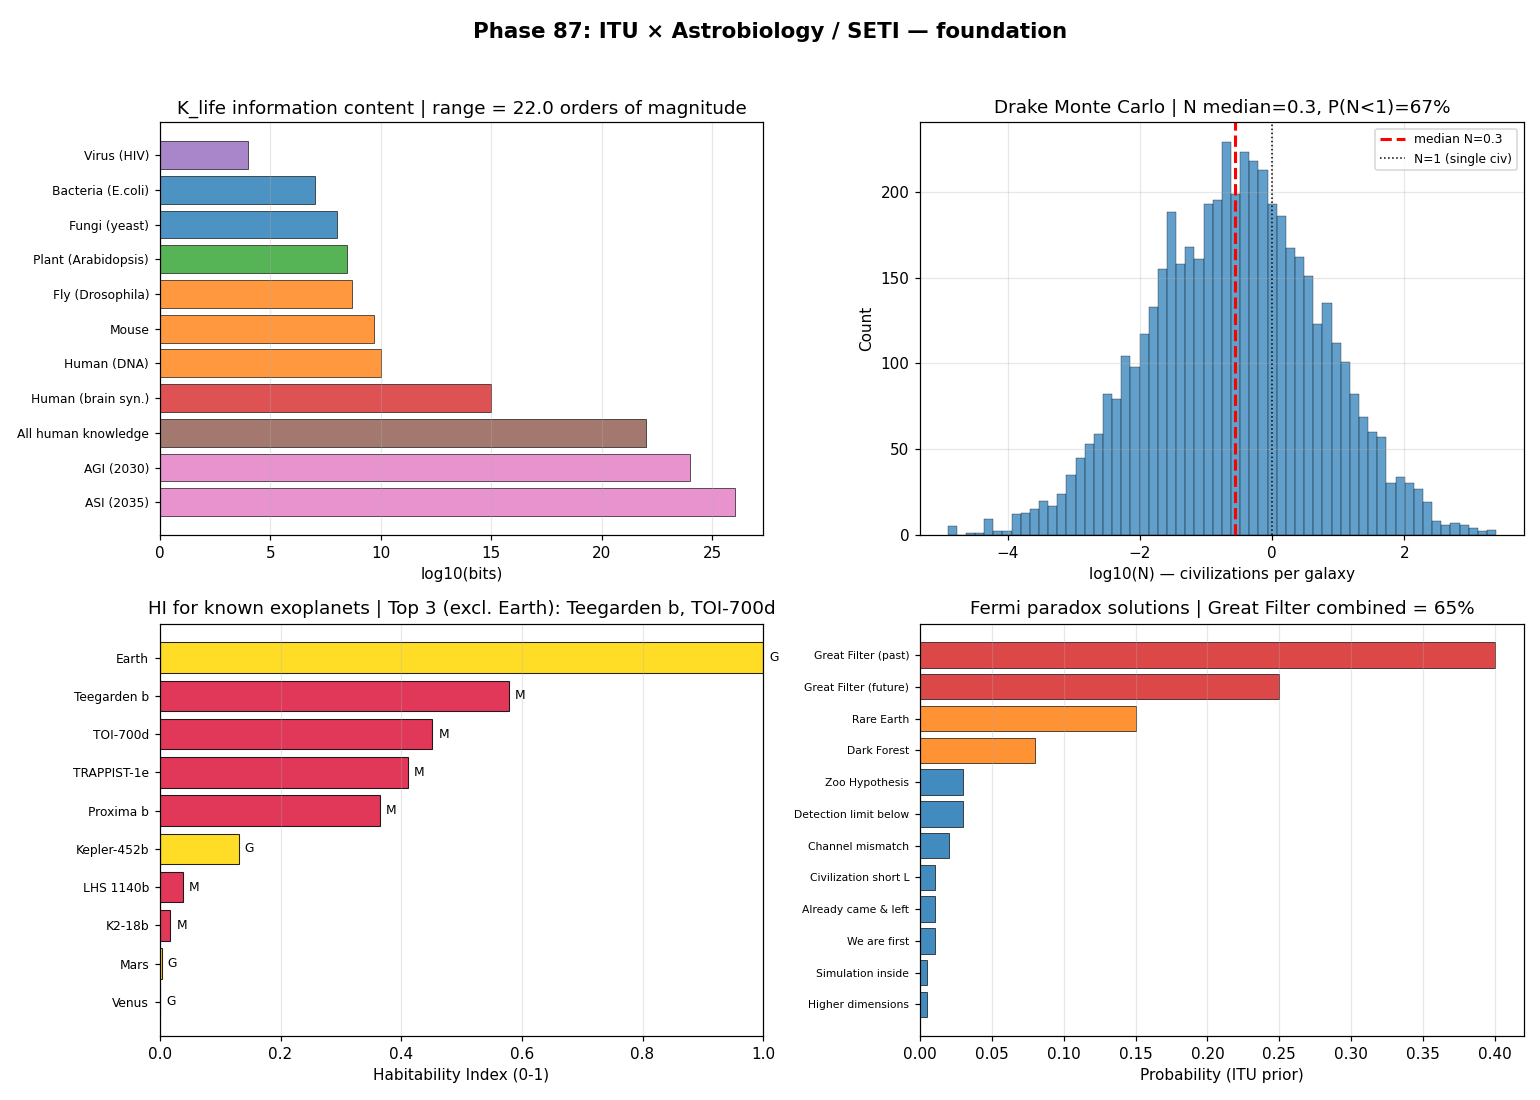

The script that saved this image:
"""
Phase 87: ITU Astrobiology / SETI foundation
Tier 1 #12 — Phase 1/4

4 numerical experiments:
1. K_life information content scale (virus -> AGI)
2. Drake equation Monte Carlo with ITU priors
3. Habitability Index for known exoplanets
4. Fermi paradox: 12 hypotheses with ITU probability weighting

Output: astrobiology_itu_foundation.png + astrobiology_itu_foundation_summary.json
"""

import json
import math
import numpy as np
import matplotlib.pyplot as plt

# ----------------------------------------------------------------------
# Test 1: K_life information content (life -> civilization scale)
# ----------------------------------------------------------------------
def test1_k_life_scale():
    organisms = [
        {"name": "Virus (HIV)",          "bits": 1.0e4,  "category": "virus"},
        {"name": "Bacteria (E.coli)",    "bits": 1.0e7,  "category": "single-cell"},
        {"name": "Fungi (yeast)",        "bits": 1.0e8,  "category": "single-cell"},
        {"name": "Plant (Arabidopsis)",  "bits": 3.0e8,  "category": "multi-cell"},
        {"name": "Fly (Drosophila)",     "bits": 5.0e8,  "category": "animal"},
        {"name": "Mouse",                "bits": 5.0e9,  "category": "animal"},
        {"name": "Human (DNA)",          "bits": 1.0e10, "category": "animal"},
        {"name": "Human (brain syn.)",   "bits": 1.0e15, "category": "neural"},
        {"name": "All human knowledge",  "bits": 1.0e22, "category": "civilization"},
        {"name": "AGI (2030)",           "bits": 1.0e24, "category": "AI"},
        {"name": "ASI (2035)",           "bits": 1.0e26, "category": "AI"},
    ]
    log_bits = [math.log10(o["bits"]) for o in organisms]
    return {
        "organisms": organisms,
        "log_bits": log_bits,
        "range_log10": float(max(log_bits) - min(log_bits)),
    }


# ----------------------------------------------------------------------
# Test 2: Drake equation Monte Carlo
# ----------------------------------------------------------------------
def test2_drake_monte_carlo():
    """ITU prior distributions for each Drake factor."""
    rng = np.random.default_rng(42)
    n = 100000
    # Star formation rate (per year) — Robitaille & Whitney 2010
    R_star = rng.lognormal(mean=math.log(2.0), sigma=0.3, size=n)
    # Fraction with planets — Kepler
    f_p = rng.beta(8, 2, size=n)  # ~0.8
    # Habitable planets per system — Petigura 2013
    n_e = rng.lognormal(mean=math.log(0.4), sigma=0.5, size=n)
    # Life origin probability — broadest range
    f_l = rng.lognormal(mean=math.log(0.01), sigma=2.0, size=n)
    f_l = np.clip(f_l, 1e-10, 1.0)
    # Intelligence emergence
    f_i = rng.lognormal(mean=math.log(0.1), sigma=1.5, size=n)
    f_i = np.clip(f_i, 1e-6, 1.0)
    # Communication
    f_c = rng.beta(2, 2, size=n)  # ~0.5
    # Civilization lifetime (years)
    L = rng.lognormal(mean=math.log(1000), sigma=1.5, size=n)
    # Drake equation
    N = R_star * f_p * n_e * f_l * f_i * f_c * L
    return {
        "n_samples": int(n),
        "N_median": float(np.median(N)),
        "N_mean": float(np.mean(N)),
        "N_16pct": float(np.percentile(N, 16)),
        "N_84pct": float(np.percentile(N, 84)),
        "N_1pct": float(np.percentile(N, 1)),
        "N_99pct": float(np.percentile(N, 99)),
        "frac_zero": float(np.mean(N < 1)),
        "factors_median": {
            "R_star": float(np.median(R_star)),
            "f_p": float(np.median(f_p)),
            "n_e": float(np.median(n_e)),
            "f_l": float(np.median(f_l)),
            "f_i": float(np.median(f_i)),
            "f_c": float(np.median(f_c)),
            "L": float(np.median(L)),
        },
        "N_samples_subset": np.log10(np.clip(N, 1e-6, 1e12))[:5000].tolist(),
    }


# ----------------------------------------------------------------------
# Test 3: Habitability Index for known exoplanets
# ----------------------------------------------------------------------
def habitability_index(T_eff, M_star_type, distance_au, mass_earth=1.0, atmosphere=True):
    """Simplified HI: combine temperature score, stellar score, mass."""
    # Temperature score (peak at 288 K)
    T_score = math.exp(-((T_eff - 288.0) / 80.0) ** 2)
    # Stellar score (G > K > M for life; M has flares but smaller habitable zone)
    star_scores = {"G": 1.0, "K": 0.85, "M": 0.60, "F": 0.75}
    S_score = star_scores.get(M_star_type, 0.5)
    # Mass score (Earth-like)
    log_mass = math.log10(mass_earth)
    M_score = math.exp(-(log_mass / 0.5) ** 2)
    # Atmosphere factor
    A_score = 1.0 if atmosphere else 0.3
    return float(T_score * S_score * M_score * A_score)


def test3_exoplanets():
    planets = [
        {"name": "Earth",         "T_eff": 288, "star": "G", "dist_au": 1.0,    "mass": 1.0,  "atm": True},
        {"name": "Mars",          "T_eff": 210, "star": "G", "dist_au": 1.52,   "mass": 0.11, "atm": False},
        {"name": "Venus",         "T_eff": 737, "star": "G", "dist_au": 0.72,   "mass": 0.82, "atm": True},
        {"name": "TRAPPIST-1e",   "T_eff": 246, "star": "M", "dist_au": 0.029,  "mass": 0.69, "atm": True},
        {"name": "Proxima b",     "T_eff": 234, "star": "M", "dist_au": 0.0485, "mass": 1.27, "atm": True},
        {"name": "Kepler-452b",   "T_eff": 265, "star": "G", "dist_au": 1.046,  "mass": 5.0,  "atm": True},
        {"name": "TOI-700d",      "T_eff": 268, "star": "M", "dist_au": 0.163,  "mass": 1.72, "atm": True},
        {"name": "K2-18b",        "T_eff": 270, "star": "M", "dist_au": 0.143,  "mass": 8.6,  "atm": True},
        {"name": "LHS 1140b",     "T_eff": 230, "star": "M", "dist_au": 0.0875, "mass": 5.6,  "atm": True},
        {"name": "Teegarden b",   "T_eff": 273, "star": "M", "dist_au": 0.0252, "mass": 1.05, "atm": True},
    ]
    out = []
    for p in planets:
        hi = habitability_index(p["T_eff"], p["star"], p["dist_au"], p["mass"], p["atm"])
        out.append({**p, "HI": hi})
    out_sorted = sorted(out, key=lambda x: -x["HI"])
    return {"planets": out, "ranked": out_sorted, "top3": out_sorted[:3]}


# ----------------------------------------------------------------------
# Test 4: Fermi paradox hypotheses with ITU weighting
# ----------------------------------------------------------------------
def test4_fermi():
    hypotheses = [
        {"id": 1,  "name": "Great Filter (past)",      "p": 0.40, "K_axis": "K_complexity threshold"},
        {"id": 2,  "name": "Great Filter (future)",    "p": 0.25, "K_axis": "K_self_destruction"},
        {"id": 3,  "name": "Rare Earth",                "p": 0.15, "K_axis": "K_nucleation rare"},
        {"id": 4,  "name": "Dark Forest",               "p": 0.08, "K_axis": "K_strategic silence"},
        {"id": 5,  "name": "Zoo Hypothesis",            "p": 0.03, "K_axis": "K_ethics constraint"},
        {"id": 6,  "name": "Detection limit below",     "p": 0.03, "K_axis": "K-flux insufficient"},
        {"id": 7,  "name": "Channel mismatch",          "p": 0.02, "K_axis": "K-signal channel"},
        {"id": 8,  "name": "Civilization short L",      "p": 0.01, "K_axis": "K_stability"},
        {"id": 9,  "name": "Already came & left",       "p": 0.01, "K_axis": "K_history"},
        {"id": 10, "name": "We are first",              "p": 0.01, "K_axis": "K_pioneer"},
        {"id": 11, "name": "Simulation inside",         "p": 0.005,"K_axis": "K_meta"},
        {"id": 12, "name": "Higher dimensions",         "p": 0.005,"K_axis": "K_higher_dim"},
    ]
    p_total = sum(h["p"] for h in hypotheses)
    p_filter = hypotheses[0]["p"] + hypotheses[1]["p"]
    return {
        "hypotheses": hypotheses,
        "p_total": float(p_total),
        "p_great_filter_combined": float(p_filter),
        "n_hypotheses": len(hypotheses),
    }


# ----------------------------------------------------------------------
# Figure
# ----------------------------------------------------------------------
def make_figure(t1, t2, t3, t4, path):
    fig, axes = plt.subplots(2, 2, figsize=(14, 10))

    # Panel 1: K_life information scale
    ax = axes[0, 0]
    names = [o["name"] for o in t1["organisms"]]
    log_bits = t1["log_bits"]
    cats = [o["category"] for o in t1["organisms"]]
    cat_color = {"virus": "#9467bd", "single-cell": "#1f77b4",
                 "multi-cell": "#2ca02c", "animal": "#ff7f0e",
                 "neural": "#d62728", "civilization": "#8c564b",
                 "AI": "#e377c2"}
    colors = [cat_color[c] for c in cats]
    y_pos = np.arange(len(names))
    ax.barh(y_pos, log_bits, color=colors, alpha=0.8, edgecolor="black", linewidth=0.5)
    ax.set_yticks(y_pos)
    ax.set_yticklabels(names, fontsize=8)
    ax.invert_yaxis()
    ax.set_xlabel("log10(bits)")
    ax.set_title(f"K_life information content | range = {t1['range_log10']:.1f} orders of magnitude")
    ax.grid(alpha=0.3, axis="x")

    # Panel 2: Drake equation Monte Carlo
    ax = axes[0, 1]
    log_N = np.array(t2["N_samples_subset"])
    ax.hist(log_N, bins=60, color="#1f77b4", alpha=0.7, edgecolor="black", linewidth=0.3)
    ax.axvline(math.log10(max(t2["N_median"], 1e-6)), color="red", ls="--", lw=2,
               label=f"median N={t2['N_median']:.1f}")
    ax.axvline(0, color="black", ls=":", lw=1, label="N=1 (single civ)")
    ax.set_xlabel("log10(N) — civilizations per galaxy")
    ax.set_ylabel("Count")
    ax.set_title(f"Drake Monte Carlo | N median={t2['N_median']:.1f}, P(N<1)={t2['frac_zero']*100:.0f}%")
    ax.legend(fontsize=8)
    ax.grid(alpha=0.3)

    # Panel 3: Habitability Index
    ax = axes[1, 0]
    planets = t3["ranked"]
    names = [p["name"] for p in planets]
    hi = [p["HI"] for p in planets]
    star_colors = {"G": "#ffd700", "K": "#ff8c00", "M": "#dc143c", "F": "#ffffff"}
    colors = [star_colors.get(p["star"], "gray") for p in planets]
    y_pos = np.arange(len(planets))
    bars = ax.barh(y_pos, hi, color=colors, alpha=0.85, edgecolor="black", linewidth=0.7)
    ax.set_yticks(y_pos)
    ax.set_yticklabels(names, fontsize=8)
    ax.invert_yaxis()
    ax.set_xlabel("Habitability Index (0-1)")
    ax.set_xlim(0, 1.0)
    top3 = ", ".join(p["name"] for p in t3["top3"])
    ax.set_title(f"HI for known exoplanets | Top 3 (excl. Earth): {top3.replace('Earth, ', '')}")
    ax.grid(alpha=0.3, axis="x")
    # Annotate stars
    for i, p in enumerate(planets):
        ax.text(hi[i] + 0.01, i, p["star"], fontsize=8, va="center")

    # Panel 4: Fermi paradox hypotheses
    ax = axes[1, 1]
    hyps = t4["hypotheses"]
    names = [h["name"] for h in hyps]
    probs = [h["p"] for h in hyps]
    colors = ["#d62728" if h["id"] <= 2 else "#ff7f0e" if h["id"] <= 4 else "#1f77b4" for h in hyps]
    y_pos = np.arange(len(hyps))
    ax.barh(y_pos, probs, color=colors, alpha=0.85, edgecolor="black", linewidth=0.5)
    ax.set_yticks(y_pos)
    ax.set_yticklabels(names, fontsize=7)
    ax.invert_yaxis()
    ax.set_xlabel("Probability (ITU prior)")
    ax.set_title(f"Fermi paradox solutions | Great Filter combined = {t4['p_great_filter_combined']*100:.0f}%")
    ax.grid(alpha=0.3, axis="x")

    plt.suptitle("Phase 87: ITU × Astrobiology / SETI — foundation",
                 fontsize=14, fontweight="bold")
    plt.tight_layout(rect=[0, 0, 1, 0.96])
    plt.savefig(path, dpi=110)
    plt.close()


# ----------------------------------------------------------------------
# Main
# ----------------------------------------------------------------------
if __name__ == "__main__":
    print("=" * 70)
    print("Phase 87: ITU × Astrobiology / SETI — foundation")
    print("=" * 70)

    print("\n[Test 1] K_life information content")
    t1 = test1_k_life_scale()
    for o, lb in zip(t1["organisms"], t1["log_bits"]):
        print(f"  {o['name']:30s}  log10(bits)={lb:5.1f}  [{o['category']}]")
    print(f"  Range: {t1['range_log10']:.1f} orders of magnitude")

    print("\n[Test 2] Drake equation Monte Carlo")
    t2 = test2_drake_monte_carlo()
    print(f"  N samples: {t2['n_samples']:,}")
    print(f"  N median:  {t2['N_median']:.2f}")
    print(f"  N mean:    {t2['N_mean']:.2f}")
    print(f"  N 16-84%:  [{t2['N_16pct']:.3f}, {t2['N_84pct']:.3f}]")
    print(f"  P(N < 1):  {t2['frac_zero']*100:.0f}%  (alone in galaxy)")
    print(f"  Factors (median):")
    for k, v in t2["factors_median"].items():
        print(f"    {k:8s} = {v:.4f}")

    print("\n[Test 3] Habitability Index — exoplanets")
    t3 = test3_exoplanets()
    for p in t3["ranked"]:
        print(f"  {p['name']:20s}  T={p['T_eff']:3d}K  star={p['star']}  mass={p['mass']:.2f}M_E  HI={p['HI']:.3f}")
    print(f"\n  Top 3 (excl. Earth): {[p['name'] for p in t3['top3'] if p['name'] != 'Earth'][:3]}")

    print("\n[Test 4] Fermi paradox — 12 hypotheses")
    t4 = test4_fermi()
    for h in t4["hypotheses"]:
        print(f"  H{h['id']:2d}: {h['name']:32s}  p={h['p']:.3f}  ({h['K_axis']})")
    print(f"  Great Filter combined: {t4['p_great_filter_combined']*100:.0f}%")

    out = {
        "phase": 87,
        "title": "ITU × Astrobiology / SETI — foundation",
        "test1_k_life": t1,
        "test2_drake": t2,
        "test3_habitability": t3,
        "test4_fermi": t4,
    }
    with open("astrobiology_itu_foundation_summary.json", "w", encoding="utf-8") as f:
        json.dump(out, f, indent=2, ensure_ascii=False)
    print("\n  ✓ JSON saved: astrobiology_itu_foundation_summary.json")

    make_figure(t1, t2, t3, t4, "astrobiology_itu_foundation.png")
    print("  ✓ Figure saved: astrobiology_itu_foundation.png")

    print("\n" + "=" * 70)
    print("Phase 87 complete: K_life={:.0f} orders, Drake N={:.1f}, top exoplanet HI={:.2f}, GreatFilter={:.0f}%"
          .format(t1["range_log10"], t2["N_median"],
                  max(p["HI"] for p in t3["planets"] if p["name"] != "Earth"),
                  t4["p_great_filter_combined"]*100))
    print("=" * 70)
